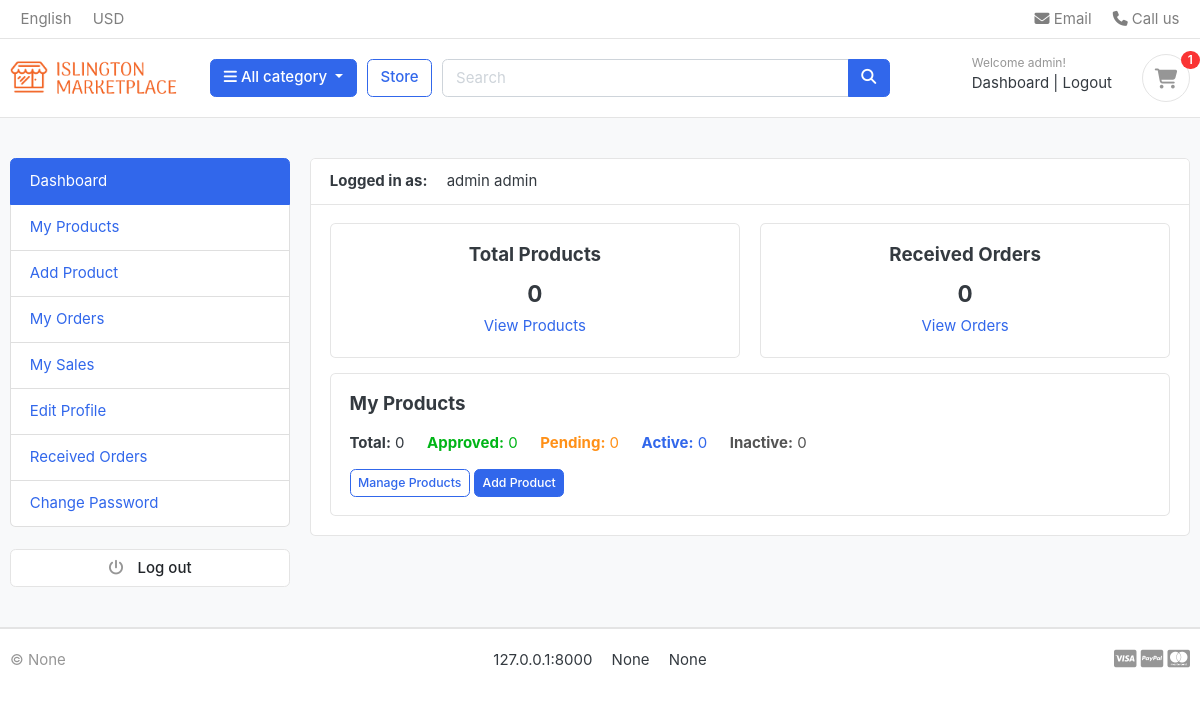
Screenshot of /accounts/dashboard/ (signed in) with the database file from the repository.
### sitesetting/models.py (models this page shows, shortened)
class SiteSetting(models.Model):
    site_title = models.CharField(max_length=200, default="MarketPlace")
    meta_description = models.TextField(blank=True, null=True)
    meta_keywords = models.CharField(max_length=255, blank=True, null=True)
    logo = models.ImageField(upload_to="photos/logos/", blank=True, null=True)
    favicon = models.ImageField(upload_to="photos/favicons/", blank=True, null=True)
    default_image = models.ImageField(upload_to="photos/default/", blank=True, null=True)
    site_url = models.CharField(max_length=200, blank=True, null=True)
    copyright = models.CharField(max_length=200, blank=True, null=True)
    address = models.CharField(max_length=200, null=True, blank=True)
    phone_number = models.CharField(max_length=200, null=True, blank=True)
    class Meta:
        verbose_name = "Site Setting"
        verbose_name_plural = "Site Settings"

### accounts/models.py (models this page shows, shortened)
class Account(AbstractBaseUser, PermissionsMixin):
    GENDER_CHOICES = [
        ('M', 'Male'),
        ('F', 'Female'),
        ('O', 'Other'),
    ]
    SELLER_STATUS = [
        ('active', 'Active'),
        ('pending', 'Pending'),
        ('banned', 'Banned'),
        ('none', 'None'),
    ]
    first_name = models.CharField(max_length=500)
    last_name = models.CharField(max_length=500)
    username = models.CharField(max_length=50, unique=True)
    email = models.EmailField(max_length=100, unique=True)
    phone_number = models.CharField(max_length=50)
    profile_picture = models.ImageField(
        upload_to='photos/users/',
        blank=True,
        null=True
    )
    payment_qr = models.ImageField(upload_to="photos/user_qr/", blank=True, null=True)
    gender = models.CharField(
        max_length=1,
        choices=GENDER_CHOICES,
        blank=True,
        null=True
    )
    seller_status = models.CharField(
        max_length=20,
        choices=SELLER_STATUS,
        default='none'
    )
    date_joined = models.DateTimeField(auto_now_add=True)
    is_admin = models.BooleanField(default=False)
    is_staff = models.BooleanField(default=False)
    is_active = models.BooleanField(default=False)
    is_superadmin = models.BooleanField(default=False)
    USERNAME_FIELD = 'email'
    REQUIRED_FIELDS = [
        'username', 'first_name', 'last_name'
    ]
    objects = MyAccountManager()

### accounts/views.py (the view)
# urls.py: path('dashboard/', views.user_dashboard, name='user_dashboard'),
@login_required(login_url = 'user_login')
def user_dashboard(request):
    user = request.user
    my_products_qs = Product.objects.filter(owner=user)
    context = {
        "my_products_total": my_products_qs.count(),
        "my_products_approved": my_products_qs.filter(is_approved=True).count(),
        "my_products_pending": my_products_qs.filter(is_approved=False).count(),
        "my_products_active": my_products_qs.filter(status=True).count(),
        "my_products_inactive": my_products_qs.filter(status=False).count(),
    }
    return render(request, 'accounts/dashboard.html', context)

### carts/context_processors.py (called while the page is built)
def counter(request):
    cart_count = 0
    if 'admin' in request.path:
        return {}
    else:
        try:
            cart = Cart.objects.filter(cart_id=_cart_id(request))
            if request.user.is_authenticated:
                cart_items = CartItem.objects.all().filter(user=request.user)
            else:
                cart_items = CartItem.objects.all().filter(cart=cart[:1])
            for cart_item in cart_items:
                cart_count += cart_item.quantity
        except Cart.DoesNotExist:
            cart_count = 0
    return {'cart_count': cart_count}

### carts/views.py (called while the page is built)
def _cart_id(request):
    cart = request.session.session_key
    if not cart:
        cart = request.session.create()
    return cart

### category/context_processors.py (called while the page is built)
def menu_links(request):
    links = Category.objects.all().filter(status=True)
    return dict(links=links)

### category/models.py (called while the page is built)
    def get_url(self):
        return reverse('products_by_category', args=[self.slug]) #reverse takes the name of the url

### pages/context_processors.py (called while the page is built)
def pages_links(request):
    pages = Page.objects.all()
    return {'pages': pages}

### sitesetting/context_processors.py (called while the page is built)
def site_settings(request):
    setting = SiteSetting.objects.first()
    return {'site_setting': setting}

### templates/accounts/dashboard.html
{%extends 'master/base.html'%} {%load static%} {%block content%}
<section class="section-conten padding-y bg">
  <div class="container">
    <div class="row">
      <aside class="col-md-3">
        {%include 'accounts/includes/sidebar.html'%}
      </aside>
      <main class="col-md-9">
        <article class="card">
          <header class="card-header">
            <strong class="d-inline-block mr-3">Logged in as:</strong>
            <span>{{request.user.first_name}} {{request.user.last_name}}</span>
          </header>
          <div class="card-body">
            <div class="row">
              <div class="col-md-6">
                <div class="card" style="text-align: center">
                  <div class="card-body">
                    <h5 class="card-title">Total Products</h5>
                    <h4>{{my_products_total|default:"0"}}</h4>
                    <a href="{%url 'my_products'%}">View Products</a>
                  </div>
                </div>
              </div>
              <div class="col-md-6">
                <div class="card" style="text-align: center">
                  <div class="card-body">
                    <h5 class="card-title">Received Orders</h5>
                    <h4>{{ received_orders_total|default:"0" }}</h4>
                    <a href="{%url 'my_orders'%}">View Orders</a>
                  </div>
                </div>
              </div>
            </div>
            <div class="row mt-3">
              <div class="col-md-12">
                <div class="card">
                  <div class="card-body">
                    <h5 class="card-title mb-3">My Products</h5>
                    <div class="d-flex flex-wrap gap-3">
                      <div class="mr-4 mb-2"><strong>Total:</strong> {{ my_products_total }}</div>
                      <div class="mr-4 mb-2 text-success"><strong>Approved:</strong> {{ my_products_approved }}</div>
                      <div class="mr-4 mb-2 text-warning"><strong>Pending:</strong> {{ my_products_pending }}</div>
                      <div class="mr-4 mb-2 text-primary"><strong>Active:</strong> {{ my_products_active }}</div>
                      <div class="mr-4 mb-2 text-secondary"><strong>Inactive:</strong> {{ my_products_inactive }}</div>
                    </div>
                    <a class="btn btn-sm btn-outline-primary mt-2" href="{% url 'my_products' %}">Manage Products</a>
                    <a class="btn btn-sm btn-primary mt-2" href="{% url 'add_product' %}">Add Product</a>
                  </div>
                </div>
              </div>
            </div>
          </div>
        </article>
      </main>
    </div>
  </div>
</section>
{%endblock%}

### templates/includes/navbar.html (shortened to what this page needs)
{% load static %}
<header class="section-header">
  <nav class="navbar p-md-0 navbar-expand-sm navbar-light border-bottom">
    <div class="container">
      <div class="collapse navbar-collapse" id="navbarTop4">
        <ul class="navbar-nav mr-auto">
          <li class="nav-item dropdown">
            <a href="#" class="nav-link"> English </a>
          </li>
          <li class="nav-item dropdown">
            <a href="#" class="nav-link"> USD </a>
          </li>
        </ul>
        <ul class="navbar-nav">
          <li>
            <a href="#" class="nav-link">
              <i class="fa fa-envelope"></i> Email
            </a>
          </li>
          <li>
            <a href="#" class="nav-link">
              <i class="fa fa-phone"></i> Call us
            </a>
          </li>
        </ul>
      </div>
    </div>
  </nav>
  <section class="header-main border-bottom">
    <div class="container">
      <div class="row align-items-center">
        <div class="col-lg-2 col-md-3 col-6">
          <a href="{% url 'home' %}" class="brand-wrap">
            {% if site_setting.logo %}
            <img class="logo" src="{{site_setting.logo.url}}" />
            {%else%}
            <img class="logo" src="{{site_setting.default_image.url}}" />
            {%endif%}
          </a>
        </div>
        <div class="col-lg col-sm col-md col-6 flex-grow-0">
          <div class="category-wrap dropdown d-inline-block float-right">
            <button
              type="button"
              class="btn btn-primary dropdown-toggle"
              data-toggle="dropdown"
            >
              <i class="fa fa-bars"></i> All category
            </button>
          </div>
        </div>
        <a href="{% url 'store' %}" class="btn btn-outline-primary">Store</a>
        <div class="col-lg col-md-6 col-sm-12 col">
          <form action="{%url 'search' %}" class="search" method="GET">
            <div class="input-group w-100">
              <input
                type="text"
                class="form-control"
                style="width: 60%"
                placeholder="Search"
                name="keyword"
              />
              <div class="input-group-append">
                <button class="btn btn-primary" type="submit">
                  <i class="fa fa-search"></i>
                </button>
              </div>
            </div>
          </form>
        </div>
        <div class="col-lg-3 col-sm-6 col-8 order-2 order-lg-3">
          <div class="d-flex justify-content-end mb-3 mb-lg-0">
            {% if user.id is None %}
            <div class="widget-header">
              <small class="title text-muted">Welcome guest!</small>
              <div>
                <a href="{%url 'user_login'%}">Login</a>
                <span class="dark-transp"> | </span>
                <a href="{%url 'user_register'%}"> Register</a>
              </div>
            </div>
            {%else%}
            <div class="widget-header">
              <small class="title text-muted"
                >Welcome {{user.first_name}}!</small
              >
              <div>
                <a href="{%url 'user_dashboard'%}">Dashboard</a>
                <span class="dark-transp"> | </span>
                <a href="{%url 'user_logout'%}"> Logout</a>
              </div>
            </div>
            {%endif%}
            <a href="{% url 'cart' %}" class="widget-header pl-3 ml-3">
              <div class="icon icon-sm rounded-circle border">
                <i class="fa fa-shopping-cart"></i>
              </div>
              <span class="badge badge-pill badge-danger notify"
                >{{cart_count}}</span
              >
            </a>
          </div>
        </div>
      </div>
    </div>
  </section>
</header>

### templates/includes/footer.html
<footer class="section-footer border-top">
  <div class="container">
    <section class="footer-bottom border-top row">
      <div class="col-md-2">
        <p class="text-muted">&copy {{site_setting.copyright}}</p>
      </div>
      <div class="col-md-8 text-md-center">
        <span class="px-2">{{site_setting.site_url}}</span>
        <span class="px-2">{{site_setting.phone_number}}</span>
        <span class="px-2">{{site_setting.address}}</span>
      </div>
      <div class="col-md-2 text-md-right text-muted">
        <i class="fab fa-lg fa-cc-visa"></i>
        <i class="fab fa-lg fa-cc-paypal"></i>
        <i class="fab fa-lg fa-cc-mastercard"></i>
      </div>
    </section>
  </div>
</footer>

### static/css/ui.css (style rules this page uses)
html { font-family: "Inter", sans-serif; font-size: 15px; }
.icon-xs, .icon-sm, .icon-md, .icon-lg { display: inline-block; text-align: center; flex-shrink: 0; flex-grow: 0; }
.icon-sm { width: 48px; height: 48px; line-height: 48px !important; font-size: 20px; }
.padding-y { padding-top: 40px; padding-bottom: 40px; }
article:after, .form-group:after { display: block; clear: both; content: ""; }
.bg { background-color: #f8f9fa; }
p:last-child { margin-bottom: 0; }
.header-main { position: relative; padding-top: 1rem; padding-bottom: 1rem; }
.brand-wrap .logo, .navbar-brand .logo { margin-right: 7px; max-height: 42px; display: inline-block; }
.widget-header { display: inline-block; vertical-align: middle; position: relative; }
.widget-header a { color: #343a40; }
.widget-header i { color: #969696; }
.widget-header .title { display: block; }
.widget-header .notify { position: absolute; top: -3px; right: -10px; }
.footer-bottom { padding-top: 20px; padding-bottom: 20px; }
.notify { position: absolute; top: -4px; right: -10px; display: inline-block; padding: 0.25em 0.6em; font-size: 12px; line-height: 1; text-align: center; border-radius: 3rem; color: #fff; background-color: #fa3434; }

### rows the page displays
SiteSetting: logo (picture), copyright "None", site_url "127.0.0.1:8000", phone_number "None", address "None"
Account: first_name "admin", user.first_name "admin", user.last_name "admin"

### other values shown
{{ cart_count }} "1"
{{ my_products_total|default:"0" }} "0"
{{ received_orders_total|default:"0" }} "0"
{{ my_products_total }} "0"
{{ my_products_approved }} "0"
{{ my_products_pending }} "0"
{{ my_products_active }} "0"
{{ my_products_inactive }} "0"
